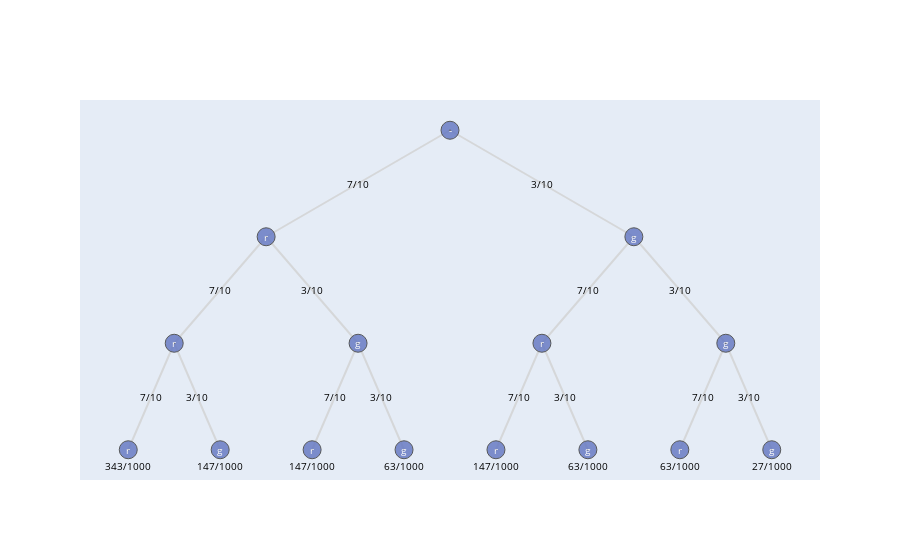

Notebook code cell kept with this figure:
### Code cell
from fractions import Fraction
from igraph import Graph, EdgeSeq
import itertools
import plotly.graph_objects as go
import numpy as np

zurücklegen = True

nr_vertices = int((1-len(Urne)**(n+1))/(1-len(Urne))) # nr of verticies calculated by geometrical series, assumes symmetrical tree
v_label = list(Urne.keys()) * int((nr_vertices-1) / len(Urne)) # create the labels
v_label.insert(0, "- root") # add the root node
G = Graph.Tree(nr_vertices, len(Urne)) # n stands for children number
lay = G.layout_reingold_tilford(mode='in', root=[0])

position = {k: lay[k] for k in range(nr_vertices)}
Y = [lay[k][1] for k in range(nr_vertices)]
M = max(Y)

es = EdgeSeq(G) # sequence of edges
E = [e.tuple for e in G.es] # list of edges

L = len(position)
Xn = [position[k][0] for k in range(L)]
Yn = [2*M-position[k][1] for k in range(L)]
Xe = []
Ye = []
for edge in E:
    Xe+=[position[edge[0]][0],position[edge[1]][0], None]
    Ye+=[2*M-position[edge[0]][1],2*M-position[edge[1]][1], None]

labels = v_label

# set the paths accordingly
allPaths = []
for i in range(n+1):
    allPaths.extend(list(itertools.product(Urne.keys(), repeat=i)))
G.vs["path"] = allPaths

# calculate the probabilities 
lastProb = [] # saving the last probability per node for labeling
allProbs = [1]
for i in range(1, nr_vertices): # calculate the number of nodes using geometric series, skip root node
    numerator, denominator = 1, 1
    Urne_copy = Urne.copy()
    for j, item in enumerate(G.vs[i]["path"]): # the idea is to trace the path back from the root, using the path vector
        numerator = numerator * Urne_copy[item]
        denominator = denominator * sum(Urne_copy.values())
        if j+1 == len(G.vs[i]["path"]):
            lastProb.append(Fraction(Urne_copy[item], sum(Urne_copy.values())))
        if not zurücklegen:
            Urne_copy[item] = Urne_copy[item]-1
    allProbs.append(Fraction(numerator, denominator))

G.vs["lastprob"] = lastProb
G.vs["prob"] = allProbs

def make_annotations(pos, text, font_size=10, font_color='rgb(250,250,250)'):
    L=len(pos)
    annotations = []
    for k in range(L):
        annotations.append(
            dict(
                text=labels[k][0], # set the first letter of description to node
                x=pos[k][0], y=2*M-position[k][1],
                xref='x1', yref='y1',
                font=dict(color=font_color, size=font_size),
                showarrow=False)
        )
    
    # annotations for path probability
    for i in range(2, len(Xe), 3): # start off with the third value in the array and bypassing None types
        annotations.append(dict(
            text=f"{G.vs[int((i-2)/3)]['lastprob']}", 
            x=(Xe[i-1]+Xe[i-2])/2, y=(Ye[i-1]+Ye[i-2])/2,
            xref='x1', yref='y1',
            font=dict(color="black", size=font_size),
            showarrow=False)
        )

    # annotation for probability of last elements
    for i in range(nr_vertices - len(Urne)**n, nr_vertices):
        annotations.append(dict(
            text=f"{G.vs[i]['prob']}", 
            x=Xn[i], y=Yn[i]-0.15,
            xref='x1', yref='y1',
            font=dict(color="black", size=font_size),
            showarrow=False)
        )
    
    return annotations

fig = go.Figure()
fig.add_trace(go.Scatter(x=Xe,
                   y=Ye,
                   mode='lines',
                   line=dict(color='rgb(210,210,210)', width=2),
                   opacity=0.8
                   ))
fig.add_trace(go.Scatter(x=Xn,
                  y=Yn,
                  mode='markers',
                  marker=dict(symbol='circle-dot',
                                size=18,
                                color='#6175c1',    #'#DB4551',
                                line=dict(color='rgb(50,50,50)', width=1)
                                ),
                  text=list(zip(allPaths, np.array(allProbs).astype(str))),
                  hoverinfo='text',
                  opacity=0.8
                  ))

axis = dict(showline=False, # hide axis line, grid, ticklabels and  title
            zeroline=False,
            showgrid=False,
            showticklabels=False,
            )

fig.update_layout(annotations=make_annotations(position, v_label),
              xaxis=axis,
              yaxis=axis,
              showlegend=False
              )
fig.show()

prob = []
for item in PA:
    prob.append(G.vs.find(path=tuple(item))["prob"])
print(f"PA = {prob} = {sum(prob)} = {float(sum(prob))}")

prob = []
for item in PB:
    prob.append(G.vs.find(path=tuple(item))["prob"])
print(f"PB = {prob} = {sum(prob)} = {float(sum(prob))}")

prob = []
for item in PC:
    prob.append(G.vs.find(path=tuple(item))["prob"])
print(f"PC = {prob} = {sum(prob)} = {float(sum(prob))}")

### Figure 1 — Plotly figure (JSON) as saved in the notebook; plotly's stock layout.template omitted (floating-point values rounded to 4 significant figures)
{"data": [{"line": {"color": "rgb(210,210,210)", "width": 2}, "mode": "lines", "opacity": 0.8, "type": "scatter", "x": [0, -2, null, 0, 2, null, -2, -3, null, -2, -1, null, 2, 1, null, 2, 3, null, -3, -3.5, null, -3, -2.5, null, -1, -1.5, null, -1, -0.5, null, 1, 0.5, null, 1, 1.5, null, 3, 2.5, null, 3, 3.5, null], "y": [6, 5, null, 6, 5, null, 5, 4, null, 5, 4, null, 5, 4, null, 5, 4, null, 4, 3, null, 4, 3, null, 4, 3, null, 4, 3, null, 4, 3, null, 4, 3, null, 4, 3, null, 4, 3, null]}, {"hoverinfo": "text", "marker": {"color": "#6175c1", "line": {"color": "rgb(50,50,50)", "width": 1}, "size": 18, "symbol": "circle-dot"}, "mode": "markers", "opacity": 0.8, "text": ["((), '1')", "(('rot',), '7/10')", "(('grün',), '3/10')", "(('rot', 'rot'), '49/100')", "(('rot', 'grün'), '21/100')", "(('grün', 'rot'), '21/100')", "(('grün', 'grün'), '9/100')", "(('rot', 'rot', 'rot'), '343/1000')", "(('rot', 'rot', 'grün'), '147/1000')", "(('rot', 'grün', 'rot'), '147/1000')", "(('rot', 'grün', 'grün'), '63/1000')", "(('grün', 'rot', 'rot'), '147/1000')", "(('grün', 'rot', 'grün'), '63/1000')", "(('grün', 'grün', 'rot'), '63/1000')", "(('grün', 'grün', 'grün'), '27/1000')"], "type": "scatter", "x": [0, -2, 2, -3, -1, 1, 3, -3.5, -2.5, -1.5, -0.5, 0.5, 1.5, 2.5, 3.5], "y": [6, 5, 5, 4, 4, 4, 4, 3, 3, 3, 3, 3, 3, 3, 3]}], "layout": {"annotations": [{"font": {"color": "rgb(250,250,250)", "size": 10}, "showarrow": false, "text": "-", "x": 0, "xref": "x", "y": 6, "yref": "y"}, {"font": {"color": "rgb(250,250,250)", "size": 10}, "showarrow": false, "text": "r", "x": -2, "xref": "x", "y": 5, "yref": "y"}, {"font": {"color": "rgb(250,250,250)", "size": 10}, "showarrow": false, "text": "g", "x": 2, "xref": "x", "y": 5, "yref": "y"}, {"font": {"color": "rgb(250,250,250)", "size": 10}, "showarrow": false, "text": "r", "x": -3, "xref": "x", "y": 4, "yref": "y"}, {"font": {"color": "rgb(250,250,250)", "size": 10}, "showarrow": false, "text": "g", "x": -1, "xref": "x", "y": 4, "yref": "y"}, {"font": {"color": "rgb(250,250,250)", "size": 10}, "showarrow": false, "text": "r", "x": 1, "xref": "x", "y": 4, "yref": "y"}, {"font": {"color": "rgb(250,250,250)", "size": 10}, "showarrow": false, "text": "g", "x": 3, "xref": "x", "y": 4, "yref": "y"}, {"font": {"color": "rgb(250,250,250)", "size": 10}, "showarrow": false, "text": "r", "x": -3.5, "xref": "x", "y": 3, "yref": "y"}, {"font": {"color": "rgb(250,250,250)", "size": 10}, "showarrow": false, "text": "g", "x": -2.5, "xref": "x", "y": 3, "yref": "y"}, {"font": {"color": "rgb(250,250,250)", "size": 10}, "showarrow": false, "text": "r", "x": -1.5, "xref": "x", "y": 3, "yref": "y"}, {"font": {"color": "rgb(250,250,250)", "size": 10}, "showarrow": false, "text": "g", "x": -0.5, "xref": "x", "y": 3, "yref": "y"}, {"font": {"color": "rgb(250,250,250)", "size": 10}, "showarrow": false, "text": "r", "x": 0.5, "xref": "x", "y": 3, "yref": "y"}, {"font": {"color": "rgb(250,250,250)", "size": 10}, "showarrow": false, "text": "g", "x": 1.5, "xref": "x", "y": 3, "yref": "y"}, {"font": {"color": "rgb(250,250,250)", "size": 10}, "showarrow": false, "text": "r", "x": 2.5, "xref": "x", "y": 3, "yref": "y"}, {"font": {"color": "rgb(250,250,250)", "size": 10}, "showarrow": false, "text": "g", "x": 3.5, "xref": "x", "y": 3, "yref": "y"}, {"font": {"color": "black", "size": 10}, "showarrow": false, "text": "7/10", "x": -1, "xref": "x", "y": 5.5, "yref": "y"}, {"font": {"color": "black", "size": 10}, "showarrow": false, "text": "3/10", "x": 1, "xref": "x", "y": 5.5, "yref": "y"}, {"font": {"color": "black", "size": 10}, "showarrow": false, "text": "7/10", "x": -2.5, "xref": "x", "y": 4.5, "yref": "y"}, {"font": {"color": "black", "size": 10}, "showarrow": false, "text": "3/10", "x": -1.5, "xref": "x", "y": 4.5, "yref": "y"}, {"font": {"color": "black", "size": 10}, "showarrow": false, "text": "7/10", "x": 1.5, "xref": "x", "y": 4.5, "yref": "y"}, {"font": {"color": "black", "size": 10}, "showarrow": false, "text": "3/10", "x": 2.5, "xref": "x", "y": 4.5, "yref": "y"}, {"font": {"color": "black", "size": 10}, "showarrow": false, "text": "7/10", "x": -3.25, "xref": "x", "y": 3.5, "yref": "y"}, {"font": {"color": "black", "size": 10}, "showarrow": false, "text": "3/10", "x": -2.75, "xref": "x", "y": 3.5, "yref": "y"}, {"font": {"color": "black", "size": 10}, "showarrow": false, "text": "7/10", "x": -1.25, "xref": "x", "y": 3.5, "yref": "y"}, {"font": {"color": "black", "size": 10}, "showarrow": false, "text": "3/10", "x": -0.75, "xref": "x", "y": 3.5, "yref": "y"}, {"font": {"color": "black", "size": 10}, "showarrow": false, "text": "7/10", "x": 0.75, "xref": "x", "y": 3.5, "yref": "y"}, {"font": {"color": "black", "size": 10}, "showarrow": false, "text": "3/10", "x": 1.25, "xref": "x", "y": 3.5, "yref": "y"}, {"font": {"color": "black", "size": 10}, "showarrow": false, "text": "7/10", "x": 2.75, "xref": "x", "y": 3.5, "yref": "y"}, {"font": {"color": "black", "size": 10}, "showarrow": false, "text": "3/10", "x": 3.25, "xref": "x", "y": 3.5, "yref": "y"}, {"font": {"color": "black", "size": 10}, "showarrow": false, "text": "343/1000", "x": -3.5, "xref": "x", "y": 2.85, "yref": "y"}, {"font": {"color": "black", "size": 10}, "showarrow": false, "text": "147/1000", "x": -2.5, "xref": "x", "y": 2.85, "yref": "y"}, {"font": {"color": "black", "size": 10}, "showarrow": false, "text": "147/1000", "x": -1.5, "xref": "x", "y": 2.85, "yref": "y"}, {"font": {"color": "black", "size": 10}, "showarrow": false, "text": "63/1000", "x": -0.5, "xref": "x", "y": 2.85, "yref": "y"}, {"font": {"color": "black", "size": 10}, "showarrow": false, "text": "147/1000", "x": 0.5, "xref": "x", "y": 2.85, "yref": "y"}, {"font": {"color": "black", "size": 10}, "showarrow": false, "text": "63/1000", "x": 1.5, "xref": "x", "y": 2.85, "yref": "y"}, {"font": {"color": "black", "size": 10}, "showarrow": false, "text": "63/1000", "x": 2.5, "xref": "x", "y": 2.85, "yref": "y"}, {"font": {"color": "black", "size": 10}, "showarrow": false, "text": "27/1000", "x": 3.5, "xref": "x", "y": 2.85, "yref": "y"}], "showlegend": false, "xaxis": {"showgrid": false, "showline": false, "showticklabels": false, "zeroline": false}, "yaxis": {"showgrid": false, "showline": false, "showticklabels": false, "zeroline": false}}}
